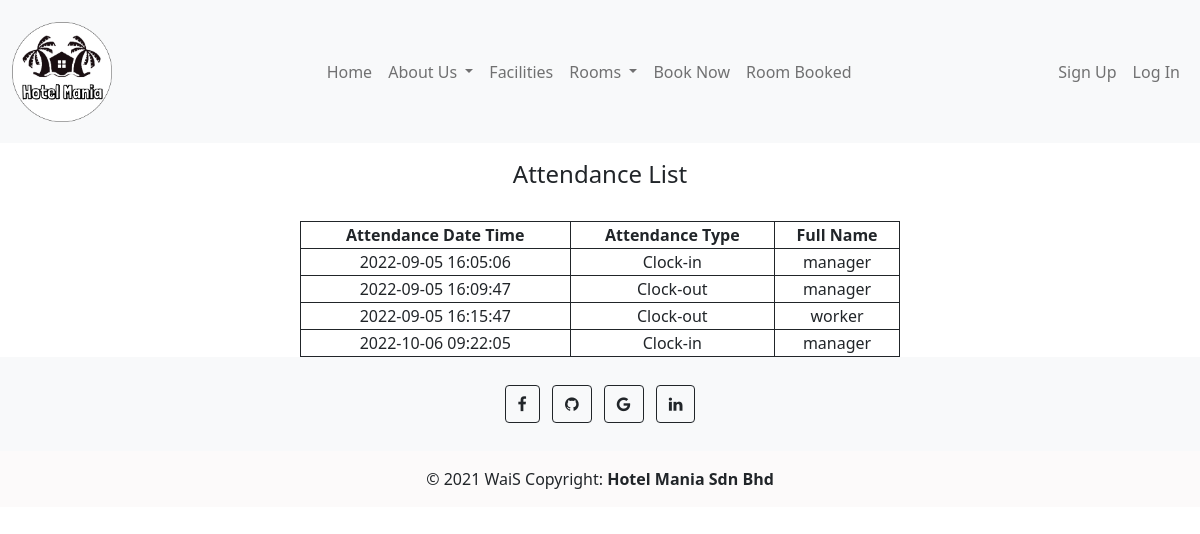
The page /attendance-list.php on the database its author committed.
### tables this page shows
CREATE TABLE `attendancedb` (
  `attendanceId` int(11) NOT NULL,
  `attendanceDateTime` varchar(144) DEFAULT NULL,
  `attendanceType` enum('Clock-in','Clock-out') DEFAULT NULL,
  `fullName` varchar(100) NOT NULL
);

### backend/config.php (called while the page is built)
<?php
require_once "product_db.php";
$product_db = new product_db();
?>

### backend/product_db.php (called while the page is built, shortened)
<?php
require_once "DBController.php";
class product_db extends DBController{
    function getAllAttendance()
    {
        $query = "SELECT * FROM attendancedb";
        $productResult = $this->getDBResult($query);
        return $productResult;
    }
}
?>

### backend/DBController.php (called while the page is built, shortened)
<?php
class DBController
{
    private $host = "localhost";
    private $user = "root";
    private $password = "";
    private $database = "hotel_mania";
    private static $conn;
    function __construct()
    {
        $this->conn = mysqli_connect($this->host, $this->user, $this->password, $this->database);
    }
    function getDBResult($query, $params = array())
    {
        $sql_statement = $this->conn->prepare($query);
        $sql_statement->execute();
        $result = $sql_statement->get_result();
        if ($result->num_rows > 0) {
            while ($row = $result->fetch_assoc()) {
                $resultset[] = $row;
            }
        }
        if (! empty($resultset)) {
            return $resultset;
        }
    }
}

### attendance-list.php (the view, shortened to what this page needs)
<!DOCTYPE html>
<html lang="en">
<?php require_once "backend/attendance_backend.php"; ?>
<head>
    <link rel="stylesheet" href="css/attendance.css">
    <link href="https://cdn.jsdelivr.net/npm/bootstrap@5.1.1/dist/css/bootstrap.min.css" rel="stylesheet">
    <link rel="stylesheet" href="https://cdn.jsdelivr.net/npm/bootstrap-icons@1.6.0/font/bootstrap-icons.css">
</head>
<?php include 'include_php/header.php';?>
<body>
<h4>Attendance List</h4>
    <table style="margin-left: auto; margin-right: auto; border: 1px solid;border-collapse: collapse; width: 50%;">
        <tr>
            <td style="border: 1px solid;text-align: center;"><b> Attendance Date Time <b> </td>
            <td style="border: 1px solid;text-align: center;"><b> Attendance Type <b> </td>
            <td style="border: 1px solid;text-align: center;"><b> Full Name<b> </td>
        </tr>
        <tr>
        <?php
            $query = "SELECT * FROM attendancedb";
            $product_array = $product_db->getAllAttendance($query);
            if (!empty($product_array)) {
                foreach ($product_array as $key => $value) {
        ?>
            <td style="border: 1px solid;text-align: center;"><?php echo $product_array[$key]["attendanceDateTime"]; ?> </td>
            <td style="border: 1px solid;text-align: center;"><?php echo $product_array[$key]["attendanceType"]; ?> </td>
            <td style="border: 1px solid;text-align: center;"><?php echo $product_array[$key]["fullName"]; ?> </td>
        </tr>
        <?php }} ?>
    </table>
<?php include 'include_php/footer.php';?>
</body>
</html>

### css/attendance.css (style rules this page uses)
html body { padding-top: 10em; }
h4 { text-align: center; padding-bottom: 1em; }

### rows shown on the page
attendancedb: attendanceDateTime "2022-09-05 16:05:06", attendanceType "Clock-in", fullName "manager"
attendancedb: attendanceDateTime "2022-09-05 16:09:47", attendanceType "Clock-out", fullName "manager"
attendancedb: attendanceDateTime "2022-09-05 16:15:47", attendanceType "Clock-out", fullName "worker"
attendancedb: attendanceDateTime "2022-10-06 09:22:05", attendanceType "Clock-in", fullName "manager"
